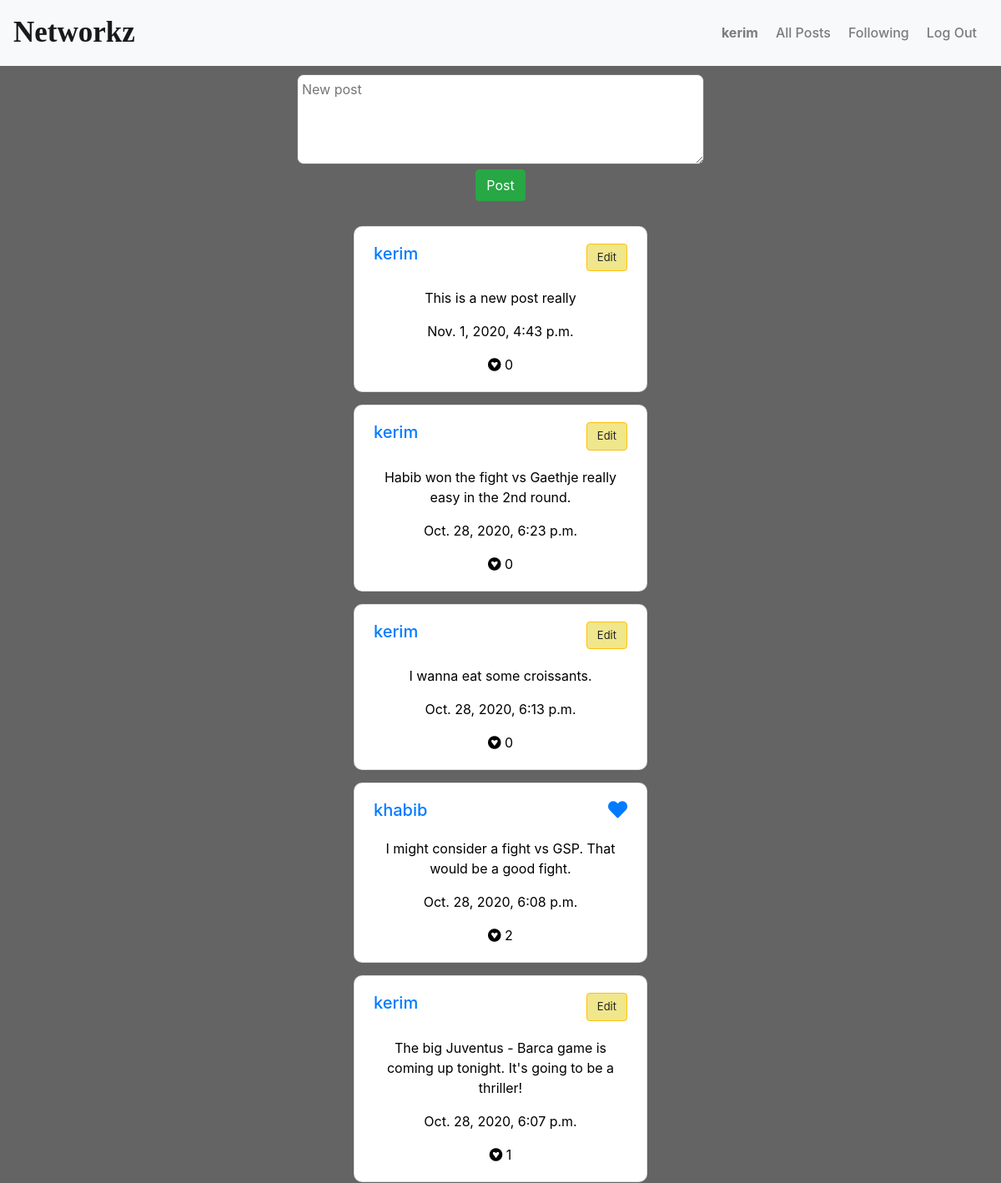
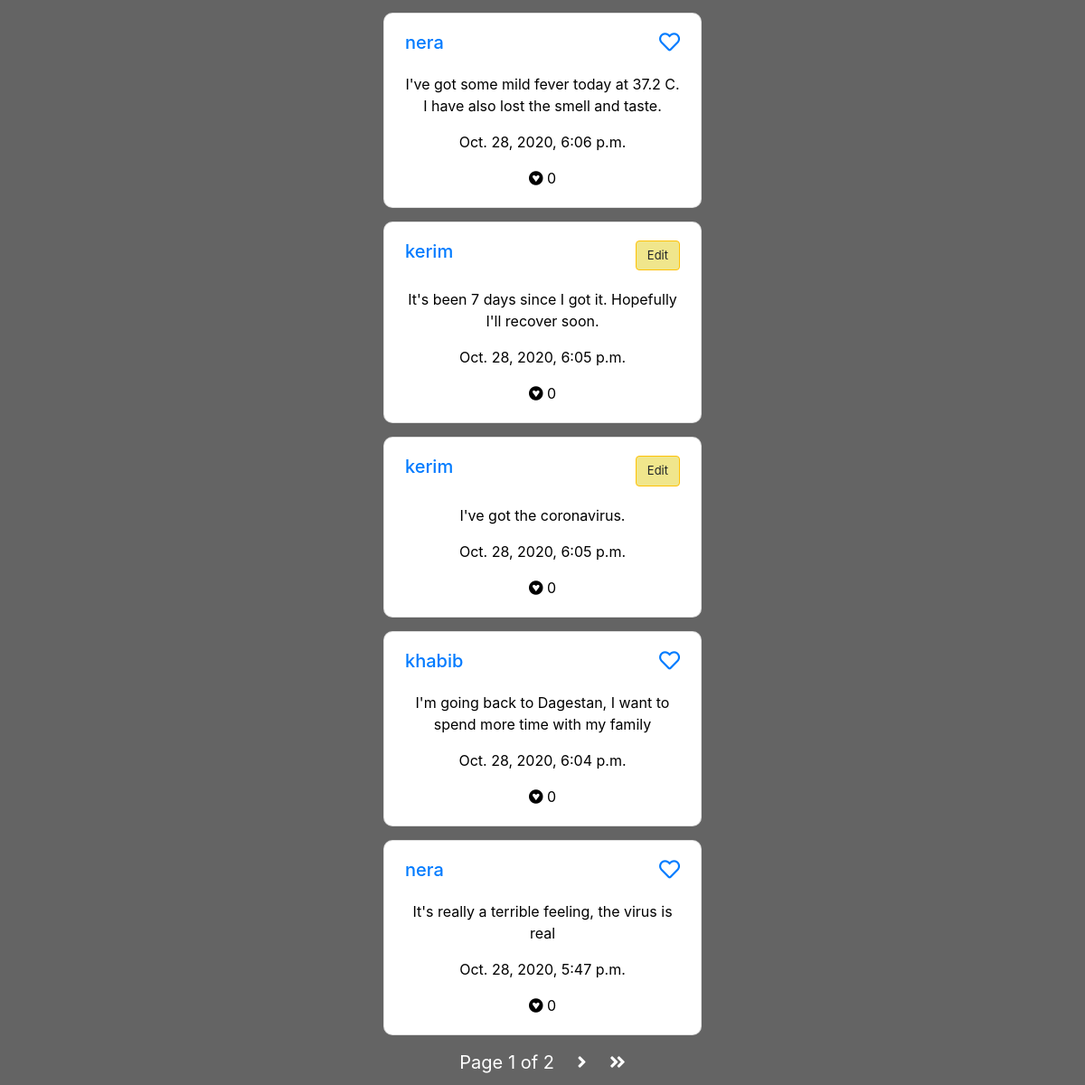
Screenshot of / (signed in) with the database file from the repository (2 pictures, top to bottom).
### network/models.py (models this page shows, shortened)
class User(AbstractUser):
    pass

class Post(models.Model):
    content = models.TextField()
    time_posted = models.DateTimeField(auto_now_add=True)
    likes = models.IntegerField(default=0)
    user = models.ForeignKey("User", on_delete=models.CASCADE,
                             related_name="posts")
    def user_like(self, user):
        return True if self.liked_by.filter(likes=user) else False

### network/views.py (the view)
# urls.py: path("", views.index, name="index"),
def index(request):
    posts = Post.objects.order_by('-time_posted')
    if request.user.is_authenticated:
        annotated_posts = [{"id": post.id, "content": post.content, "time_posted": post.time_posted,
                    "user": post.user, "likes": post.likes, "liked": post.user_like(request.user)} for post in posts]
    else:
        annotated_posts = [{"id": post.id, "content": post.content, "time_posted": post.time_posted,
                            "user": post.user, "likes": post.likes, "liked": False} for post in posts]
    paginator = Paginator(annotated_posts, 10)
    page_number = request.GET.get('page', 1)
    page_obj = paginator.get_page(page_number)
    return render(request, "network/index.html", {'page_obj': page_obj})

### network/templates/network/index.html (shortened to what this page needs)
{% extends "network/layout.html" %} {% block body %}
<div class="all-posts container">
  {% if user.is_authenticated %}
  <form method="POST" action="{% url 'new_post' %}" id="text-form">
    <textarea placeholder="New post" cols="45" rows="4" id="text"></textarea>
    <div>
      <input type="submit" class="btn btn-success" value="Post" />
    </div>
  </form>
  {% endif %}
  <div id="posts">
    {% if page_obj %} {% for post in page_obj %}
    <div
      class="card"
      style="width: 22rem; margin-left: auto; margin-right: auto"
      id="d{{ post.id }}"
    >
      <div class="card-body">
        <div class="card-headers">
          <h5 class="card-title">
            {% if user.is_authenticated %}
            <a href="{% url 'profile' post.user.id %}"
              >{{ post.user.username }}</a
            >
            {% else %}
            <p>{{ post.user.username }}</p>
            {% endif %}
          </h5>
          {% if user.id != post.user.id and user.is_authenticated %}
          <a
            href="#"
            class="card-link"
            id="p{{ post.id }}"
            style="float: right"
          >
            {% if post.liked %}
            <i class="fas fa-heart"></i>
            {% else %}
            <i class="far fa-heart"></i>
            {% endif %}
          </a>
          {% endif %} {% if user.id == post.user.id %}
          <button class="btn btn-warning edit-btn" id="b{{ post.id }}">
            Edit
          </button>
          {% endif %}
        </div>
        <p class="card-text" id="post-content">{{ post.content }}</p>
        <p class="card-text">{{ post.time_posted }}</p>
        <p class="card-text" id="p{{ post.id }}p">
          <i class="fab fa-gratipay"></i> {{ post.likes }}
        </p>
      </div>
    </div>
    {% endfor %} {% endif %}
  </div>
  {% if page_obj %}
  <footer>
    <div class="pagination">
      <span class="step-links">
        <span class="current">
          Page {{ page_obj.number }} of {{ page_obj.paginator.num_pages }}
        </span>
        {% if page_obj.has_next %}
        <a href="?page={{ page_obj.next_page_number }}"
          ><i class="fas fa-angle-right"></i
        ></a>
        <a href="?page={{ page_obj.paginator.num_pages }}"
          ><i class="fas fa-angle-double-right"></i
        ></a>
        {% endif %}
      </span>
    </div>
  </footer>
  {% endif %}
</div>
{% endblock %}

### network/templates/network/layout.html (shortened to what this page needs)
{% load static %}
<!DOCTYPE html>
<html lang="en">
  <head>
    <link
      rel="stylesheet"
      href="https://stackpath.bootstrapcdn.com/bootstrap/4.4.1/css/bootstrap.min.css"
    />
    <link
      rel="stylesheet"
      href="https://cdnjs.cloudflare.com/ajax/libs/font-awesome/5.15.1/css/all.min.css"
    />
    <link href="{% static 'network/styles.css' %}" rel="stylesheet" />
  </head>
  <body>
    <nav class="navbar navbar-expand-lg navbar-light bg-light">
      <a class="navbar-brand" href="{% url 'index' %}">Networkz</a>
      <div class="nav-links">
        <ul class="navbar-nav">
          {% if user.is_authenticated %}
          <li class="nav-item">
            <a class="nav-link" href="{% url 'profile' user.id %}" id="user"
              ><strong>{{ user.username }}</strong></a
            >
          </li>
          {% endif %}
          <li class="nav-item">
            <a class="nav-link" href="{% url 'index' %}">All Posts</a>
          </li>
          {% if user.is_authenticated %}
          <li class="nav-item">
            <a class="nav-link" href="{% url 'following' %}">Following</a>
          </li>
          <li class="nav-item">
            <a class="nav-link" href="{% url 'logout' %}">Log Out</a>
          </li>
          {% endif %}
        </ul>
      </div>
    </nav>
    <div class="body">
      {% block body %} {% endblock %}
    </div>
  </body>
</html>

### network/static/network/styles.css (style rules this page uses)
html { font-family: "Sansita Swashed", cursive; }
.all-posts { margin-left: auto; margin-right: auto; padding: 10px; text-align: center; }
.card { margin-top: 15px; margin-bottom: 15px; }
.pagination { font-size: 20px; position: relative; justify-content: center; align-items: center; }
.current { margin-right: 10px; margin-left: 10px; }
.pagination .fas { margin-left: 10px; margin-right: 10px; color: white; }
.fa-heart { pointer-events: none; font-size: 23px; }
.edit-btn { font-size: 13px; background-color: khaki; margin-bottom: 10px; float: right; }
.navbar-brand { font-family: "Great Vibes", cursive; font-size: 35px; font-weight: bolder; }
.nav-links { float: right; margin-right: 0; margin-left: auto; text-align: right; }
.body { background-color: rgb(100, 100, 100); color: white; min-height: 100vh; }
.card { color: black; border-radius: 10px; }
#text { border-radius: 0.5rem; padding: 5px; }
.card-headers { display: inline-flex; text-align: none; min-width: 19rem; justify-content: space-between; margin-bottom: 10px; }
.card-title { text-align: left; }
#posts { padding-top: 15px; }
.nav-item { color: black; font-weight: 500; margin-right: 5px; }

### rows the page displays
User: username "kerim", user.username "kerim", content "This is a new post really", time_posted "Nov. 1, 2020, 4:43 p.m.", likes "0", content "Habib won the fight vs Gaethje really easy in the 2nd round.", time_posted "Oct. 28, 2020, 6:23 p.m.", content "I wanna eat some croissants.", time_posted "Oct. 28, 2020, 6:13 p.m.", content "The big Juventus - Barca game is coming up tonight. It's going to be a thriller!", time_posted "Oct. 28, 2020, 6:07 p.m.", likes "1", content "It's been 7 days since I got it. Hopefully I'll recover soon.", time_posted "Oct. 28, 2020, 6:05 p.m.", content "I've got the coronavirus."
User: user.username "khabib", content "I might consider a fight vs GSP. That would be a good fight.", time_posted "Oct. 28, 2020, 6:08 p.m.", likes "2", content "I'm going back to Dagestan, I want to spend more time with my family", time_posted "Oct. 28, 2020, 6:04 p.m.", likes "0"
User: user.username "nera", content "I've got some mild fever today at 37.2 C. I have also lost the smell and taste.", time_posted "Oct. 28, 2020, 6:06 p.m.", likes "0", content "It's really a terrible feeling, the virus is real", time_posted "Oct. 28, 2020, 5:47 p.m."

### other values shown
{{ page_obj.number }} "1"
{{ page_obj.paginator.num_pages }} "2"
